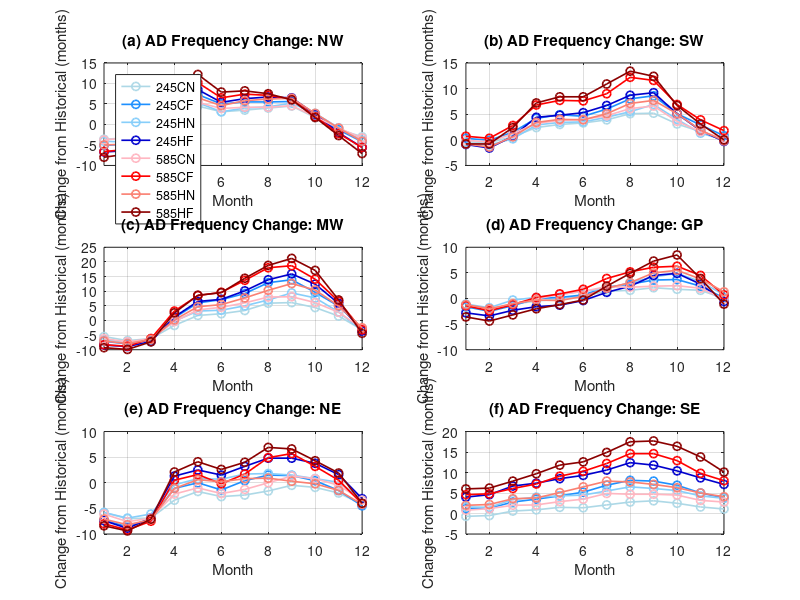

MATLAB code to generate this figure: (Note: this script raises an error after producing the figure.)
%% monthly Tair change (abs diff)

clear all; clc;

% Plot monthly change
subplot(3,2,1)

% Define months
months = 1:12;

% Define data (rows = months, columns = variables)
data = [
11.3	7.7	6.2	7.2	4.6	7.5	4.7	6.3	3.3
11.2	7.9	6.4	6.9	4.8	8.0	5.1	6.4	4.0
10.9	7.9	7.0	7.3	6.5	7.9	7.4	7.1	7.6
11.1	11.3	13.6	12.3	15.0	11.8	17.1	13.4	18.8
11.5	16.0	18.8	16.8	20.0	16.9	21.7	18.0	23.7
11.2	14.3	16.2	14.3	16.6	15.1	17.7	15.8	19.1
10.8	14.3	16.3	14.8	17.1	15.0	18.2	16.6	19.0
10.6	14.6	16.1	14.9	17.3	14.8	17.7	16.8	18.1
10.3	14.8	15.9	15.5	16.8	14.9	16.5	16.7	16.3
11.3	13.0	13.5	14.0	13.8	13.2	13.2	14.0	13.0
10.7	9.5	9.4	9.9	8.7	9.8	8.5	9.8	8.0
11.2	8.2	7.0	7.4	5.6	7.9	5.6	7.1	4.1


];

colors = [
   [173 216 230]/255;  % 245CN (dark blue)
    [30, 144, 255]/255;  % 245CF (medium blue)
   [135, 206, 250]/255;  % 245HN (darker blue)
  [0, 0, 205]/255;  % 245HF (deep blue)
    [255, 182, 193]/255;  % 585CN (light red)
    [255 0 0]/255;  % 585CF (medium red)
    [250 128 114]/255;  % 585HN (dark red)
    [139, 0, 0]/255;  % 585HF (deep red)
];

% Annual data
% annual = [5.6 7.1 8.1 7.6 9.2 7.3 9.6 8.0 11.5];

% Subtract the historical values (column 1) from the rest
change_monthly = data(:,2:end) - data(:,1);
% change_annual = annual(2:end) - annual(1);

% Scenario labels (excluding Hist)
labels = {'245CN', '245CF', '245HN', '245HF', '585CN', '585CF', '585HN', '585HF'};


hold on;
for s = 1:8
    plot(months, change_monthly(:,s), '-o', ...
        'Color', colors(s,:), 'LineWidth', 1.2);
end
hold off;
xlim([1,12])
xlabel('Month');
ylabel('Change from Historical (months)');
title('(a) AD Frequency Change: NW');
legend(labels, 'Location', 'northwest');
grid on;
box on;
% ylim([0, 9])




% Plot monthly change
subplot(3,2,2)

% Define months
months = 1:12;

% Define data (rows = months, columns = variables)
data = [
12.4	12.0	12.7	11.7	11.5	12.3	13.1	11.6	11.6
11.7	11.2	11.6	10.7	10.1	11.3	12.0	10.3	10.9
11.1	11.7	12.6	11.3	11.8	12.3	13.9	11.7	13.5
12.0	14.4	16.2	14.9	16.4	15.2	18.8	15.4	19.2
11.7	14.7	16.6	15.1	16.5	15.5	19.4	15.7	20.1
11.7	15.0	16.3	15.2	17.0	15.7	19.3	15.6	20.1
11.6	15.5	17.6	16.0	18.3	16.3	20.6	16.7	22.5
10.6	15.7	18.6	16.1	19.3	16.7	22.8	17.7	24.0
10.2	15.4	18.8	17.1	19.4	16.8	21.8	17.9	22.6
11.4	14.5	16.5	15.4	16.5	15.0	18.3	16.5	18.1
11.2	12.8	14.1	12.5	13.0	12.8	15.1	13.1	14.3
11.8	11.8	12.6	11.8	11.5	12.1	13.6	11.6	11.8



];

colors = [
   [173 216 230]/255;  % 245CN (dark blue)
    [30, 144, 255]/255;  % 245CF (medium blue)
   [135, 206, 250]/255;  % 245HN (darker blue)
  [0, 0, 205]/255;  % 245HF (deep blue)
    [255, 182, 193]/255;  % 585CN (light red)
    [255 0 0]/255;  % 585CF (medium red)
    [250 128 114]/255;  % 585HN (dark red)
    [139, 0, 0]/255;  % 585HF (deep red)
];

% Annual data
% annual = [11.1 12.5 13.5 13.0 14.5 12.7 14.9 13.4 16.7];

% Subtract the historical values (column 1) from the rest
change_monthly = data(:,2:end) - data(:,1);
% change_annual = annual(2:end) - annual(1);

% Scenario labels (excluding Hist)
labels = {'245CN', '245CF', '245HN', '245HF', '585CN', '585CF', '585HN', '585HF'};


hold on;
for s = 1:8
    plot(months, change_monthly(:,s), '-o', ...
        'Color', colors(s,:), 'LineWidth', 1.2);
end
hold off;
xlim([1,12])
xlabel('Month');
ylabel('Change from Historical (months)');
title('(b) AD Frequency Change: SW');
% legend(labels, 'Location', 'northwest');
grid on;
box on;
% ylim([0, 9])




% Plot monthly change
subplot(3,2,3)

% Define months
months = 1:12;

% Define data (rows = months, columns = variables)
data = [
11.0	5.5	3.9	4.4	2.6	4.8	2.7	4.0	1.7
11.2	4.3	3.2	3.8	2.3	3.9	2.4	3.3	1.3
11.0	4.8	4.4	4.7	3.8	4.8	4.8	4.5	3.7
10.5	8.8	11.4	10.3	11.7	10.1	13.7	10.7	13.1
10.9	12.6	16.9	14.1	17.4	14.5	19.4	15.6	19.5
10.4	12.7	17.5	13.9	17.6	14.9	20.0	15.8	19.9
10.5	13.9	19.7	15.5	20.6	16.5	24.2	18.2	24.9
10.9	16.8	23.8	17.9	24.8	18.9	28.9	21.2	29.7
10.8	16.9	24.7	20.2	26.7	18.9	29.5	23.4	32.0
11.0	15.4	20.6	18.7	23.4	17.1	25.1	21.4	28.1
10.8	12.3	15.7	13.7	16.6	13.6	17.3	15.8	17.8
10.7	7.5	7.9	7.2	7.1	8.0	7.5	8.2	6.3


];

colors = [
   [173 216 230]/255;  % 245CN (dark blue)
    [30, 144, 255]/255;  % 245CF (medium blue)
   [135, 206, 250]/255;  % 245HN (darker blue)
  [0, 0, 205]/255;  % 245HF (deep blue)
    [255, 182, 193]/255;  % 585CN (light red)
    [255 0 0]/255;  % 585CF (medium red)
    [250 128 114]/255;  % 585HN (dark red)
    [139, 0, 0]/255;  % 585HF (deep red)
];

% Annual data
% annual = [7.6 9.3 10.5 10.0 11.8 9.7 12.3 10.5 14.5];

% Subtract the historical values (column 1) from the rest
change_monthly = data(:,2:end) - data(:,1);
% change_annual = annual(2:end) - annual(1);

% Scenario labels (excluding Hist)
labels = {'245CN', '245CF', '245HN', '245HF', '585CN', '585CF', '585HN', '585HF'};


hold on;
for s = 1:8
    plot(months, change_monthly(:,s), '-o', ...
        'Color', colors(s,:), 'LineWidth', 1.2);
end
hold off;
xlim([1,12])
xlabel('Month');
ylabel('Change from Historical (months)');
title('(c) AD Frequency Change: MW');
% legend(labels, 'Location', 'northwest');
grid on;
box on;




% Plot monthly change
subplot(3,2,4)

% Define months
months = 1:12;

% Define data (rows = months, columns = variables)
data = [
11.3	9.6	9.7	10.2	8.5	9.9	9.9	10.1	7.7
11.4	9.2	8.9	9.6	8.0	9.3	9.0	9.4	7.0
11.0	9.9	9.6	10.7	8.7	9.9	9.8	10.0	7.8
11.3	10.8	11.3	11.5	9.7	11.2	11.5	11.0	9.3
11.4	11.3	11.6	12.2	10.1	12.2	12.3	11.0	10.2
11.7	12.2	12.4	13.1	11.3	13.1	13.5	12.1	11.4
11.6	13.0	13.8	13.5	12.8	13.9	15.5	13.6	14.0
11.1	12.7	13.9	14.2	13.5	13.3	16.3	14.2	16.0
11.2	13.3	14.8	15.4	15.7	13.6	17.3	16.2	18.5
12.0	13.8	15.7	16.9	16.9	14.5	18.3	17.5	20.5
11.7	13.3	14.1	15.0	14.5	13.7	16.2	15.5	15.6
11.3	11.3	11.4	12.0	10.7	11.2	12.0	12.6	10.2


];

colors = [
   [173 216 230]/255;  % 245CN (dark blue)
    [30, 144, 255]/255;  % 245CF (medium blue)
   [135, 206, 250]/255;  % 245HN (darker blue)
  [0, 0, 205]/255;  % 245HF (deep blue)
    [255, 182, 193]/255;  % 585CN (light red)
    [255 0 0]/255;  % 585CF (medium red)
    [250 128 114]/255;  % 585HN (dark red)
    [139, 0, 0]/255;  % 585HF (deep red)
];

% Annual data
% annual = [15.9 17.3 18.2 17.7 19.1 17.5 19.5 18.1 21.1];

% Subtract the historical values (column 1) from the rest
change_monthly = data(:,2:end) - data(:,1);
% change_annual = annual(2:end) - annual(1);

% Scenario labels (excluding Hist)
labels = {'245CN', '245CF', '245HN', '245HF', '585CN', '585CF', '585HN', '585HF'};


hold on;
for s = 1:8
    plot(months, change_monthly(:,s), '-o', ...
        'Color', colors(s,:), 'LineWidth', 1.2);
end
hold off;
xlim([1,12])
xlabel('Month');
ylabel('Change from Historical (months)');
title('(d) AD Frequency Change: GP');
% legend(labels, 'Location', 'northwest');
grid on;
box on;


% Plot monthly change
subplot(3,2,5)

% Define months
months = 1:12;

% Define data (rows = months, columns = variables)
data = [
11.3	5.5	4.0	5.5	3.9	5.2	3.3	4.2	2.9
11.1	4.1	2.5	4.2	2.2	3.5	1.9	2.9	1.7
10.9	4.0	3.9	4.8	4.0	4.0	3.4	3.7	3.8
10.6	7.2	9.5	10.2	11.9	8.4	11.1	9.5	12.7
10.7	9.0	10.7	11.5	13.2	9.7	12.3	11.3	14.8
10.6	7.9	9.2	11.3	12.1	8.5	10.4	10.8	13.2
10.6	8.2	11.0	12.3	13.8	9.3	12.3	11.4	14.6
11.6	10.0	13.1	13.4	16.4	11.6	16.5	12.5	18.5
11.7	11.2	13.1	13.2	16.5	13.0	17.4	12.0	18.3
11.6	10.7	12.0	12.4	15.4	12.4	14.8	11.4	15.9
11.4	9.4	9.9	11.5	13.0	10.9	11.9	9.9	13.3
10.9	6.7	6.4	7.6	7.8	7.5	6.8	6.7	6.9


];

colors = [
   [173 216 230]/255;  % 245CN (dark blue)
    [30, 144, 255]/255;  % 245CF (medium blue)
   [135, 206, 250]/255;  % 245HN (darker blue)
  [0, 0, 205]/255;  % 245HF (deep blue)
    [255, 182, 193]/255;  % 585CN (light red)
    [255 0 0]/255;  % 585CF (medium red)
    [250 128 114]/255;  % 585HN (dark red)
    [139, 0, 0]/255;  % 585HF (deep red)
];

% Annual data
% annual = [8.9 10.4 11.5 11.0 12.5 10.7 12.9 11.4 14.8];

% Subtract the historical values (column 1) from the rest
change_monthly = data(:,2:end) - data(:,1);
% change_annual = annual(2:end) - annual(1);

% Scenario labels (excluding Hist)
labels = {'245CN', '245CF', '245HN', '245HF', '585CN', '585CF', '585HN', '585HF'};


hold on;
for s = 1:8
    plot(months, change_monthly(:,s), '-o', ...
        'Color', colors(s,:), 'LineWidth', 1.2);
end
hold off;
xlim([1,12])
xlabel('Month');
ylabel('Change from Historical (months)');
title('(e) AD Frequency Change: NE');
% legend(labels, 'Location', 'northwest');
grid on;
box on;



% Plot monthly change
subplot(3,2,6)

% Define months
months = 1:12;

% Define data (rows = months, columns = variables)
data = [
11.1	10.4	12.3	12.7	15.1	11.9	15.7	13.1	17.1
10.5	10.0	11.8	12.0	15.1	11.7	15.3	12.7	16.7
10.5	11.1	13.3	13.9	17.2	12.5	16.6	14.1	18.4
10.5	11.4	14.0	14.5	17.9	12.6	17.7	14.3	20.2
10.8	12.3	15.1	15.1	19.3	13.7	19.9	15.9	22.6
11.0	12.4	16.2	15.5	20.3	14.5	21.3	17.5	23.6
11.1	13.2	18.0	16.6	21.7	16.0	23.3	19.0	26.0
11.7	14.5	19.8	18.2	24.1	16.4	26.3	19.4	29.2
11.7	14.8	19.6	17.8	23.5	16.4	26.3	18.8	29.4
11.3	13.8	18.2	16.9	21.7	15.8	24.2	17.6	27.7
11.3	12.9	16.3	15.6	20.0	14.5	21.1	16.3	25.1
11.2	12.3	15.0	14.9	18.3	14.0	19.2	15.3	21.3


];

colors = [
   [173 216 230]/255;  % 245CN (dark blue)
    [30, 144, 255]/255;  % 245CF (medium blue)
   [135, 206, 250]/255;  % 245HN (darker blue)
  [0, 0, 205]/255;  % 245HF (deep blue)
    [255, 182, 193]/255;  % 585CN (light red)
    [255 0 0]/255;  % 585CF (medium red)
    [250 128 114]/255;  % 585HN (dark red)
    [139, 0, 0]/255;  % 585HF (deep red)
];

% Annual data
% annual = [16.0 17.4 18.3 17.8 19.2 17.6 19.7 18.2 21.3];

% Subtract the historical values (column 1) from the rest
change_monthly = data(:,2:end) - data(:,1);
% change_annual = annual(2:end) - annual(1);

% Scenario labels (excluding Hist)
labels = {'245CN', '245CF', '245HN', '245HF', '585CN', '585CF', '585HN', '585HF'};


hold on;
for s = 1:8
    plot(months, change_monthly(:,s), '-o', ...
        'Color', colors(s,:), 'LineWidth', 1.2);
end
hold off;
xlim([1,12])
xlabel('Month');
ylabel('Change from Historical (months)');
title('(f) AD Frequency Change: SE');
% legend(labels, 'Location', 'northwest');
grid on;
box on;


% % Plot annual change
% subplot(3,2,2)
% bar(change_annual);
% set(gca, 'XTickLabel', labels, 'XTick', 1:8, 'XTickLabelRotation', 45);
% ylabel('Annual Change from Historical (°C)');
% title('Annual Temperature Change from Historical');
% grid on;














%% output the plot

fig = gcf;
fig.PaperUnits = 'inches';

% fig.PaperPosition = [0 0 17.7 8];
fig.PaperPosition = [0 0 10 12];
print('ScreenSizeFigure', '-dpng', '-r300')
